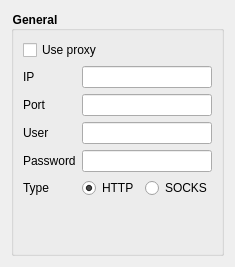
       <widget class="QWidget" name="proxyPage">
        <layout class="QVBoxLayout" name="verticalLayout_7">
         <item>
          <widget class="QGroupBox" name="groupBox_4">
           <property name="styleSheet">
            <string notr="true">QGroupBox {
font-weight: 700;
}</string>
           </property>
           <property name="title">
            <string>General</string>
           </property>
           <layout class="QFormLayout" name="formLayout_6">
            <item row="0" column="0" colspan="2">
             <widget class="QCheckBox" name="proxyEnabledCheckBox">
              <property name="text">
               <string>Use proxy</string>
              </property>
             </widget>
            </item>
            <item row="1" column="0">
             <widget class="QLabel" name="proxyIPLabel">
              <property name="text">
               <string notr="true">IP</string>
              </property>
             </widget>
            </item>
            <item row="1" column="1">
             <widget class="QLineEdit" name="proxyAddressEdit"/>
            </item>
            <item row="2" column="0">
             <widget class="QLabel" name="proxyPortLabel">
              <property name="text">
               <string>Port</string>
              </property>
             </widget>
            </item>
            <item row="2" column="1">
             <widget class="QLineEdit" name="proxyPortEdit"/>
            </item>
            <item row="3" column="0">
             <widget class="QLabel" name="proxyUserLabel">
              <property name="text">
               <string>User</string>
              </property>
             </widget>
            </item>
            <item row="3" column="1">
             <widget class="QLineEdit" name="proxyUserEdit"/>
            </item>
            <item row="4" column="0">
             <widget class="QLabel" name="proxyPasswordLabel">
              <property name="text">
               <string>Password</string>
              </property>
             </widget>
            </item>
            <item row="4" column="1">
             <widget class="QLineEdit" name="proxyPasswordEdit"/>
            </item>
            <item row="5" column="0">
             <widget class="QLabel" name="label_17">
              <property name="text">
               <string>Type</string>
              </property>
             </widget>
            </item>
            <item row="5" column="1">
             <layout class="QHBoxLayout" name="horizontalLayout_2">
              <item>
               <widget class="QRadioButton" name="proxyTypeHttp">
                <property name="text">
                 <string notr="true">HTTP</string>
                </property>
                <property name="checked">
                 <bool>true</bool>
                </property>
               </widget>
              </item>
              <item>
               <widget class="QRadioButton" name="proxyTypeSocks">
                <property name="text">
                 <string notr="true">SOCKS</string>
                </property>
               </widget>
              </item>
             </layout>
            </item>
            <item row="6" column="0" colspan="2">
             <spacer name="verticalSpacer_4">
              <property name="orientation">
               <enum>Qt::Vertical</enum>
              </property>
              <property name="sizeHint" stdset="0">
               <size>
                <width>20</width>
                <height>40</height>
               </size>
              </property>
             </spacer>
            </item>
           </layout>
          </widget>
         </item>
        </layout>
       </widget>
